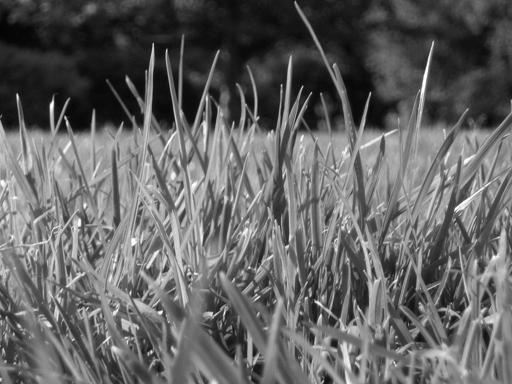
%> input picture assignment2/part1_image_enhancement/images/image1.jpg, 512 x 384 px
$ octave denoise_q7experiments.m   (GNU Octave 9; MATLAB toolbox functions it lacks are replaced by stand-ins)
%> lines starting %> are read from the running program, lines starting %| are printed output that depends on the picture
### assignment2/part1_image_enhancement/denoise.m
function [ imOut ] = denoise( image, kernel_type, varargin)

varargin = cell2mat(varargin); % Ensure the input are numeric and not cell array type
switch kernel_type
    case 'box'
        imOut = imboxfilt(image, varargin);
    case 'median'
        imOut = medfilt2(image,[varargin varargin]);
    case 'gaussian'
        sigma = varargin(1)
        k = varargin(2) % height as well as width of the kernel
        kernel = gauss2D(sigma, k); % assume that the 1st argument is sigma, the 2nd one the kernel size
        imOut = imfilter(image, kernel);
end
end

### assignment2/part1_image_enhancement/gauss1D.m
function G = gauss1D( sigma , kernel_size )
if mod(kernel_size, 2) == 0
    error('kernel_size must be odd, otherwise the filter will not have a center to convolve on')
end
%% solution
%get the x space
x = -floor(kernel_size / 2) : 1 : floor(kernel_size /2);
%calculate the gaussian filter
G = 1 / (sigma * sqrt(2)) .* exp( (-x.^2) ./ (2*sigma^2));
%normalize G = 1
G = G ./ sum(G, 'all');
end

### assignment2/part1_image_enhancement/gauss2D.m
function G = gauss2D( sigma , kernel_size )
    %% solution
    %first calculate the 1D filter:
    G1d = gauss1D(sigma, kernel_size);
    %take the product of the two:
    G = G1d' * G1d;
    %normalize again
    G = G ./ sum(G, 'all');
end

### assignment2/part1_image_enhancement/myPSNR.m
function [ PSNR ] = myPSNR( orig_image, approx_image )
orig_image = im2double(orig_image);
approx_image = im2double(approx_image);
m = size(orig_image, 1);
n = size(orig_image, 2);
MSE = ( 1/(m*n) ) * sum((orig_image - approx_image).^2,'all');
Imax = max(orig_image,[],'all');
PSNR = 20 * log10(Imax/sqrt(MSE));
end

### assignment2/part1_image_enhancement/denoise_q7experiments.m
%    Read original image and a noisy image, and convert them to double-precision float type
orig_im = imread('C:\Users\whitn\OneDrive\Documenten\COMPVISION-GRRRRRRRRR\assignment2\part1_image_enhancement\images\image1.jpg');
%> orig_im is the input picture: size 384x512 uint8; min 0, max 255, mean 99.4
orig_im = im2double(orig_im);
%> orig_im: size 384x512 double
saltpepper = imread('C:\Users\whitn\OneDrive\Documenten\COMPVISION-GRRRRRRRRR\assignment2\part1_image_enhancement\images\image1_saltpepper.jpg');
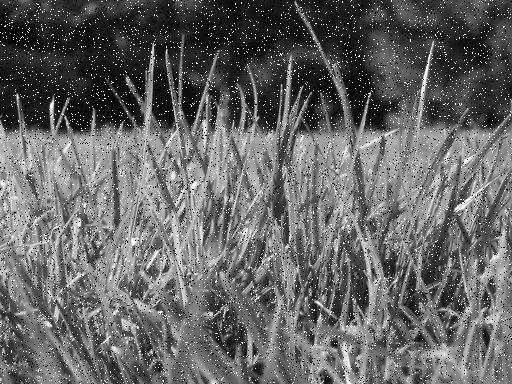
%> input picture assignment2/part1_image_enhancement/images/image1_saltpepper.jpg, 512 x 384 px
%> saltpepper is the input picture: size 384x512 uint8; min 0, max 255, mean 101.7
gaussian = imread('C:\Users\whitn\OneDrive\Documenten\COMPVISION-GRRRRRRRRR\assignment2\part1_image_enhancement\images\image1_gaussian.jpg');
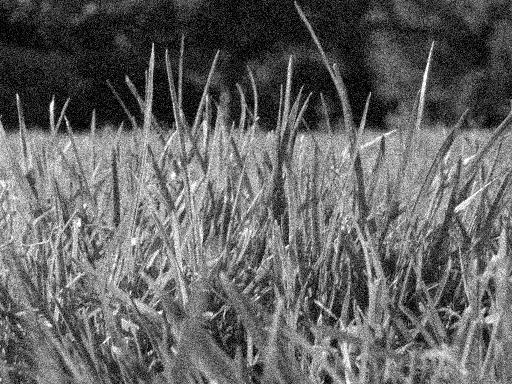
%> input picture assignment2/part1_image_enhancement/images/image1_gaussian.jpg, 512 x 384 px
%> gaussian is the input picture: size 384x512 uint8; min 0, max 255, mean 99.9
im = gaussian; % specify which noisy image we want to play with right now
im = im2double(im);

%   Specificy the type of filter
%kernel_type = 'box';
%kernel_type = 'median';
kernel_type = 'gaussian';

%       If 'gaussian', also specificy sigma
sigma = 1;

%   Specify kernel size
kernel_size =   3; % k. Size of kernel almong one dimension. We test 3x3, 5x5 and 7x7

%   Apply the denoising algorithm and visualize the denoised image
%denoised_im = denoise(im, kernel_type, kernel_size);
denoised_im = denoise(im, kernel_type, sigma, kernel_size);
%> in denoise, `varargin = cell2mat(varargin);`: varargin = [1 3]
%> in denoise, `sigma = varargin(1)`: sigma = 1
%> in denoise, `k = varargin(2)`: k = 3
%> in gauss1D, `x = -floor(kernel_size / 2) : 1 : floor(kernel_size /2);`: x = [-1 0 1]
%> in gauss1D, `G = 1 / (sigma * sqrt(2)) .* exp( (-x.^2) ./ (2*sigma^2));`: G = [0.429 0.707 0.429]
%> in gauss1D, `G = G ./ sum(G, 'all');`: G = [0.274 0.452 0.274]
%> in gauss2D, `G = G1d' * G1d;`: G = [0.0751 0.124 0.0751; 0.124 0.204 0.124; 0.0751 0.124 0.0751]
%> in denoise, `kernel = gauss2D(sigma, k);`: kernel has the same summary as G in gauss2D
%> in denoise, `imOut = imfilter(image, kernel);`:
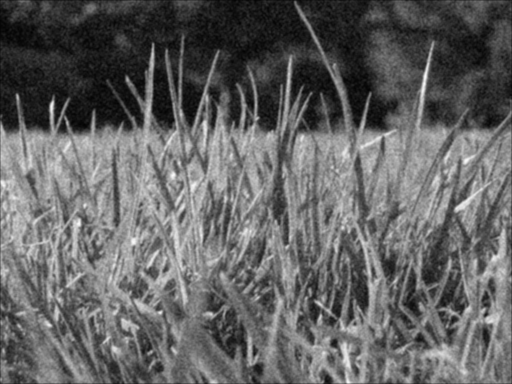
%> imOut: size 384x512 double; min 0.0108, max 0.979, mean 0.391

plot(denoised_im), imshow(denoised_im);
%> after `plot(denoised_im)`:
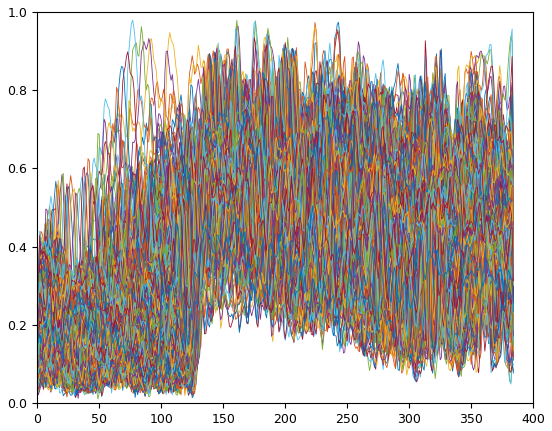
%> figure redrawn from the program's plot data; curve peaks at x = 182, y = 0.664; curve peaks at x = 183, y = 0.919; curve peaks at x = 184, y = 0.937; curve peaks at x = 186, y = 0.947

%   Measure how well the denoising algorithm did
PSNR = myPSNR(orig_im, denoised_im)
%> in myPSNR, `MSE = ( 1/(m*n) ) * sum((orig_image - approx_image).^2,'all');`: MSE = 0.00219
%> in myPSNR, `Imax = max(orig_image,[],'all');`: Imax = 1
%> in myPSNR, `PSNR = 20 * log10(Imax/sqrt(MSE));`: PSNR = 26.6
%> PSNR = 26.6
